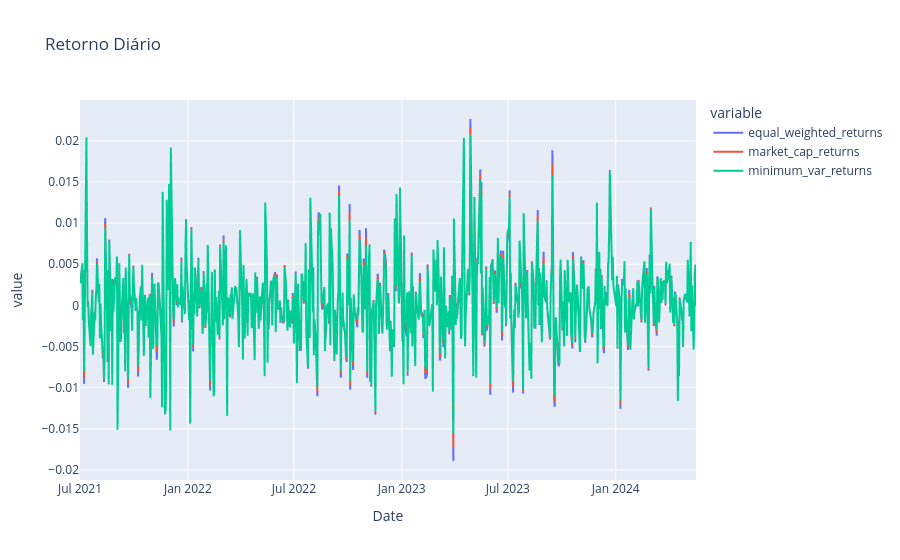

Write notebook code for a chart like this one.
### Code cell
# merge nos 3 portifolios

s1 = pd.Series(equal_weighted_returns, name='equal_weighted_returns')
s2 = pd.Series(market_cap_returns, name='market_cap_returns')
s3 = pd.Series(minimum_var_returns, name='minimum_var_returns') 

df = pd.concat([s1,s2,s3], axis=1, )


# Constrói o gráfico Retornos diários
fig = px.line(df, title = 'Retorno Diário')
fig.show()

### Figure 1 — Plotly figure (JSON) as saved in the notebook; plotly's stock layout.template omitted (floating-point values rounded to 4 significant figures; data arrays with more than 128 entries replaced by an {"elided": "..."} marker saying what was removed)
{"data": [{"hovertemplate": "variable=equal_weighted_returns<br>Date=%{x}<br>value=%{y}<extra></extra>", "legendgroup": "equal_weighted_returns", "line": {"color": "#636efa", "dash": "solid"}, "marker": {"symbol": "circle"}, "mode": "lines", "name": "equal_weighted_returns", "showlegend": true, "type": "scattergl", "x": {"elided": "718 str values"}, "xaxis": "x", "y": {"elided": "718 float values"}, "yaxis": "y"}, {"hovertemplate": "variable=market_cap_returns<br>Date=%{x}<br>value=%{y}<extra></extra>", "legendgroup": "market_cap_returns", "line": {"color": "#EF553B", "dash": "solid"}, "marker": {"symbol": "circle"}, "mode": "lines", "name": "market_cap_returns", "showlegend": true, "type": "scattergl", "x": {"elided": "718 str values"}, "xaxis": "x", "y": {"elided": "718 float values"}, "yaxis": "y"}, {"hovertemplate": "variable=minimum_var_returns<br>Date=%{x}<br>value=%{y}<extra></extra>", "legendgroup": "minimum_var_returns", "line": {"color": "#00cc96", "dash": "solid"}, "marker": {"symbol": "circle"}, "mode": "lines", "name": "minimum_var_returns", "showlegend": true, "type": "scattergl", "x": {"elided": "718 str values"}, "xaxis": "x", "y": {"elided": "718 float values"}, "yaxis": "y"}], "layout": {"legend": {"title": {"text": "variable"}, "tracegroupgap": 0}, "title": {"text": "Retorno Diário"}, "xaxis": {"anchor": "y", "domain": [0, 1], "title": {"text": "Date"}}, "yaxis": {"anchor": "x", "domain": [0, 1], "title": {"text": "value"}}}}
